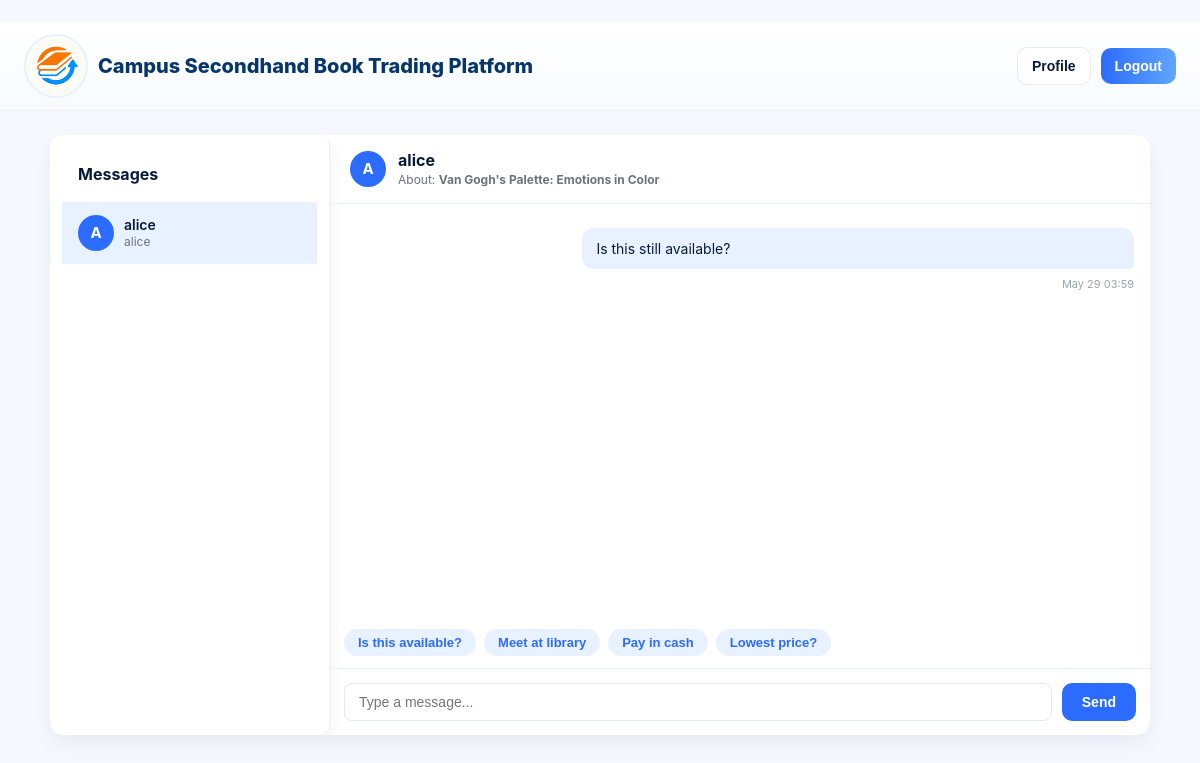
Page /chat/2/?book=30 (signed in) on the committed database.
### books/models.py (models this page shows, shortened)
class Book(models.Model):
    CONDITION_CHOICES = [
        ('like_new', 'Like New (98%)'),
        ('good', 'Good (85%)'),
        ('used', 'Used (70%)'),
    ]
    CATEGORY_CHOICES = [
        ('arts', 'Arts & Humanities'),
        ('business', 'Business & Management'),
        ('cs', 'Computer Science & IT'),
        ('math', 'Mathematics & Statistics'),
        ('engineering', 'Engineering'),
        ('education', 'Education'),
        ('social', 'Social Sciences'),
        ('natural', 'Natural Sciences'),
        ('health', 'Health & Medicine'),
        ('other', 'Other'),
    ]
    GRADE_CHOICES = [
        ('elem', 'Elementary School'),
        ('middle', 'Middle School'),
        ('hs', 'High School'),
        ('1', 'Freshman (Year 1)'),
        ('2', 'Sophomore (Year 2)'),
        ('3', 'Junior (Year 3)'),
        ('4', 'Senior (Year 4)'),
        ('ms1', "Master's Year 1"),
        ('ms2', "Master's Year 2"),
        ('ms3', "Master's Year 3"),
        ('phd1', 'PhD Year 1'),
        ('phd2', 'PhD Year 2'),
        ('phd3', 'PhD Year 3'),
        ('phd4', 'PhD Year 4'),
        ('phd5', 'PhD Year 5+'),
    ]
    title = models.CharField(max_length=300, verbose_name='Book Title / 书名')
    author = models.CharField(max_length=200, verbose_name='Author / 作者')
    price = models.DecimalField(
        max_digits=8, decimal_places=2, null=True, blank=True,
        verbose_name='Price / 价格'
    )
    description = models.TextField(blank=True, verbose_name='Description / 描述')
    cover = models.ImageField(
        upload_to='covers/', blank=True, null=True,
        verbose_name='Cover Image / 封面图'
    )
    university = models.ForeignKey(
        University, on_delete=models.SET_NULL, null=True, blank=True,
        related_name='books', verbose_name='University / 学校'
    )
    college = models.CharField(max_length=200, blank=True, verbose_name='College / Faculty / 学院')
    program = models.CharField(max_length=200, blank=True, verbose_name='Major / Program / 专业')
    grade = models.CharField(
        max_length=10, choices=GRADE_CHOICES, blank=True,
        verbose_name='Grade Level / 年级'
    )
    course = models.CharField(max_length=200, blank=True, verbose_name='Course / 课程')
    category = models.CharField(
        max_length=20, choices=CATEGORY_CHOICES, blank=True,
        verbose_name='Category / 分类'
    )
    condition = models.CharField(
        max_length=10, choices=CONDITION_CHOICES, default='good',
        verbose_name='Condition / 成色'
    )
    year_published = models.IntegerField(
        null=True, blank=True, verbose_name='Year Published / 出版年份'
    )
    seller = models.ForeignKey(
        User, on_delete=models.CASCADE, related_name='books',
        verbose_name='Seller / 卖家'
    )
    created_at = models.DateTimeField(auto_now_add=True, verbose_name='Listed At / 上架时间')
    is_sold = models.BooleanField(default=False, verbose_name='Is Sold / 已售')
    class Meta:
        ordering = ['-created_at']
        verbose_name = 'Book / 书籍'
        verbose_name_plural = 'Books / 书籍列表'

class Message(models.Model):
    sender = models.ForeignKey(User, on_delete=models.CASCADE, related_name='sent_messages')
    receiver = models.ForeignKey(User, on_delete=models.CASCADE, related_name='received_messages')
    book = models.ForeignKey(
        Book, on_delete=models.SET_NULL, null=True, blank=True, related_name='messages'
    )
    text = models.TextField()
    created_at = models.DateTimeField(auto_now_add=True)
    is_read = models.BooleanField(default=False)
    class Meta:
        ordering = ['created_at']

### books/views.py (the view, shortened to what this page needs)
# urls.py: path('chat/', views.chat_view, name='chat'),
@login_required
def chat_view(request, user_id=None):
    from django.contrib.auth.models import User
    sent_to = ChatMessage.objects.filter(sender=request.user).values_list('receiver_id', flat=True).distinct()
    received_from = ChatMessage.objects.filter(receiver=request.user).values_list('sender_id', flat=True).distinct()
    conversation_user_ids = set(sent_to) | set(received_from)
    conversation_users = User.objects.filter(pk__in=conversation_user_ids).exclude(pk=request.user.pk)
    other_user = None
    conversation = []
    book_context = None
    if user_id:
        other_user = get_object_or_404(User, pk=user_id)
        book_id = request.GET.get('book')
        if book_id:
            book_context = Book.objects.filter(pk=book_id).first()
        ChatMessage.objects.filter(
            sender=other_user, receiver=request.user, is_read=False
        ).update(is_read=True)
        conversation = ChatMessage.objects.filter(
            Q(sender=request.user, receiver=other_user)
            | Q(sender=other_user, receiver=request.user)
        ).select_related('sender').order_by('created_at')
        if other_user not in conversation_users:
            conversation_users = list(conversation_users) + [other_user]
    context = {
        'conversation_users': conversation_users,
        'other_user': other_user,
        'conversation': conversation,
        'book_context': book_context,
        'cart_count': len(request.session.get('cart', [])),
    }
    return render(request, 'chat.html', context)

### templates/chat.html (shortened to what this page needs)
﻿{% load static %}
<!DOCTYPE html>
<html lang="en">
<head>
  <link rel="stylesheet" href="{% static 'css/base.css' %}">
  <link rel="stylesheet" href="{% static 'css/chat.css' %}">
  <link rel="stylesheet" href="{% static 'css/styles.css' %}">
</head>
<body>
<header class="header">
  <div class="header-left">
    <a href="{% url 'books:home' %}" style="text-decoration:none;display:flex;align-items:center;gap:10px;">
      <img src="{% static 'img/logo.png' %}" class="logo" alt="logo">
      <span class="site-title">Campus Secondhand Book Trading Platform</span>
    </a>
  </div>
  <div class="header-right" style="display:flex;gap:10px;">
    <button class="btn-outline" onclick="location.href='{% url 'users:profile' %}'">Profile</button>
    <form method="post" action="{% url 'users:logout' %}" style="display:inline;">
      <button type="submit" class="btn-solid">Logout</button>
    </form>
  </div>
</header>
<div class="chat-page" style="max-width:1100px;margin:24px auto;display:grid;grid-template-columns:280px 1fr;gap:0;background:#fff;border-radius:14px;box-shadow:0 8px 20px rgba(2,6,23,.06);overflow:hidden;min-height:600px;">
  <div class="chat-list" style="border-right:1.5px solid #e8f1ff;display:flex;flex-direction:column;">
    <div style="padding:16px;border-bottom:1.5px solid #e8f1ff;">
      <h3 style="font-size:16px;font-weight:700;color:#071a3a;">Messages</h3>
    </div>
    {% if conversation_users %}
    {% for cu in conversation_users %}
    <a href="{% url 'books:chat_user' cu.pk %}{% if book_context %}?book={{ book_context.pk }}{% endif %}" style="text-decoration:none;">
      <div class="chat-user-item{% if other_user and other_user.pk == cu.pk %} active{% endif %}">
        <div class="chat-avatar">{{ cu.username|first|upper }}</div>
        <div>
          <div class="chat-user-name">{{ cu.get_full_name|default:cu.username }}</div>
          <div style="font-size:12px;color:#6b7280;">{{ cu.username }}</div>
        </div>
      </div>
    </a>
    {% endfor %}
    {% else %}
    <div style="padding:24px;text-align:center;color:#6b7280;font-size:13px;">
      No conversations yet.<br>Contact a seller to start chatting.
    </div>
    {% endif %}
  </div>
  <div style="display:flex;flex-direction:column;">
    {% if other_user %}
    <div style="padding:14px 20px;border-bottom:1.5px solid #e8f1ff;display:flex;align-items:center;gap:12px;">
      <div class="chat-avatar">{{ other_user.username|first|upper }}</div>
      <div>
        <div style="font-weight:700;color:#071a3a;">{{ other_user.get_full_name|default:other_user.username }}</div>
        {% if book_context %}
        <div style="font-size:12px;color:#6b7280;">About: <strong>{{ book_context.title }}</strong></div>
        {% endif %}
      </div>
    </div>
    <div class="messages" id="messageList">
      {% for msg in conversation %}
      <div>
        <div class="msg {% if msg.sender == user %}me{% else %}them{% endif %}">
          {{ msg.text }}
        </div>
        <div class="msg-time" style="{% if msg.sender == user %}text-align:right;{% endif %}">
          {{ msg.created_at|date:"M j" }} {{ msg.created_at|time:"H:i" }}
        </div>
      </div>
      {% empty %}
      <div style="flex:1;display:flex;align-items:center;justify-content:center;color:#9ca3af;font-size:14px;">
        No messages yet. Say hello!
      </div>
      {% endfor %}
    </div>
    <div class="quick-replies">
      <button class="quick-btn" onclick="fillInput('Is this still available?')">Is this available?</button>
      <button class="quick-btn" onclick="fillInput('Can we meet at the library?')">Meet at library</button>
      <button class="quick-btn" onclick="fillInput('I will pay in cash.')">Pay in cash</button>
      <button class="quick-btn" onclick="fillInput('What is the lowest price?')">Lowest price?</button>
    </div>
    <form method="post" action="" class="chat-input" id="chatForm">
      <input type="text" name="text" id="chatInput" placeholder="Type a message..." autocomplete="off" required>
      <button type="submit" class="btn-primary" style="padding:10px 20px;white-space:nowrap;">Send</button>
    </form>
    {% endif %}
  </div>
</div>
</body>
</html>

### static/css/base.css (style rules this page uses)
:root { --bg: #f5f8ff; --card: #ffffff; --muted: #6b7280; --accent: #2b6cff; --accent-2: #60a5fa; --btn: #ffd44d; --btn-text: #1f3a93; --radius: 12px; --shadow: 0 8px 20px rgba(2, 6, 23, 0.06); font-family: Inter, "Helvetica Neue", Arial, sans-serif; }
* { box-sizing: border-box; margin: 0; padding: 0; }
html, body { height: 100%; }
body { background: var(--bg); color: #0f172a; font-size: 16px; line-height: 1.4; }
.header, .site-header { display: flex; align-items: center; justify-content: space-between; padding: 12px 24px; background: linear-gradient(180deg, #fff, #f7fbff); border-bottom: 1px solid rgba(0, 0, 0, 0.06); position: sticky; top: 0; z-index: 50; gap: 12px; }
.header-left { display: flex; align-items: center; gap: 12px; }
.header-right { display: flex; align-items: center; gap: 8px; }
.logo { width: 44px; height: 44px; object-fit: cover; border-radius: 50%; border: 2px solid #e8f1ff; flex-shrink: 0; }
.site-title { font-size: 17px; font-weight: 800; color: #07366b; white-space: nowrap; }
.btn-primary { background: var(--accent); color: white; padding: 9px 16px; border-radius: 10px; border: none; cursor: pointer; font-weight: 700; font-size: 14px; text-decoration: none; display: inline-block; }
.btn-solid { background: linear-gradient(90deg, var(--accent), var(--accent-2)); color: white; padding: 9px 16px; border-radius: 10px; border: none; cursor: pointer; font-weight: 700; font-size: 14px; }
.btn-outline { background: white; border: 1.5px solid rgba(0, 0, 0, 0.1); padding: 9px 16px; border-radius: 10px; cursor: pointer; font-weight: 600; font-size: 14px; color: #071a3a; }

### static/css/chat.css (style rules this page uses)
.chat-page { max-width:1100px;margin:20px auto; display:grid;grid-template-columns:300px 1fr;gap:18px; }
.chat-list { background:var(--card);padding:12px;border-radius:10px; box-shadow:var(--shadow);height:600px;overflow:auto; }
.messages { flex:1;overflow:auto;padding:8px }
.msg { max-width:70%;padding:8px 10px;border-radius:10px;margin:8px 0 }
.msg.me { background:#e8f1ff;margin-left:auto }
.chat-input { display:flex;gap:8px;padding-top:8px }
.chat-input input { flex:1;padding:10px;border-radius:8px; border:1px solid rgba(0,0,0,0.08); }

### static/css/styles.css (style rules this page uses)
:root { --bg:#f5f8ff; --card:#ffffff; --muted:#6b7280; --accent:#2b6cff; --accent-2:#60a5fa; --btn:#ffd44d; --btn-text:#1f3a93; --radius:12px; --shadow: 0 8px 20px rgba(2,6,23,0.06); font-family: Inter, "Helvetica Neue", Arial, sans-serif; }
* { box-sizing:border-box;margin:0;padding:0 }
html,body { height:100% }
body { background:var(--bg);color:#0f172a;font-size:16px;line-height:1.4 }
.header-left { display:flex;align-items:center;gap:12px }
.logo { width:64px;height:64px;object-fit:contain }
.site-title { font-size:20px;font-weight:800;color:#07366b }
.header-right { display:flex;align-items:center;gap:8px }
.btn-primary { background:var(--accent);color:white;padding:10px 14px;border-radius:10px;border:none;cursor:pointer;font-weight:700 }
.btn-solid { background:linear-gradient(90deg,var(--accent),var(--accent-2));color:white;padding:10px 14px;border-radius:10px;border:none;cursor:pointer;font-weight:700 }
.btn-outline { background:white;border:1px solid rgba(0,0,0,0.08);padding:10px 14px;border-radius:10px;cursor:pointer;font-weight:700 }
.chat-page { max-width:1100px;margin:20px auto;display:grid;grid-template-columns:300px 1fr;gap:18px }
.chat-list { background:var(--card);padding:12px;border-radius:10px;box-shadow:var(--shadow);height:600px;overflow:auto }
.messages { flex:1;overflow:auto;padding:8px }
.msg { max-width:70%;padding:8px 10px;border-radius:10px;margin:8px 0 }
.msg.me { background:#e8f1ff;margin-left:auto }
.chat-input { display:flex;gap:8px;padding-top:8px }
.chat-input input { flex:1;padding:10px;border-radius:8px;border:1px solid rgba(0,0,0,0.08) }

### rows in the picture
Book: title "Van Gogh's Palette: Emotions in Color"
Message: text "Is this still available?", created_at "May 29", created_at "03:59"

### other values in the picture
{{ cu.username|first|upper }} "A"
{{ cu.get_full_name|default:cu.username }} "alice"
{{ cu.username }} "alice"
{{ other_user.username|first|upper }} "A"
{{ other_user.get_full_name|default:other_user.username }} "alice"
